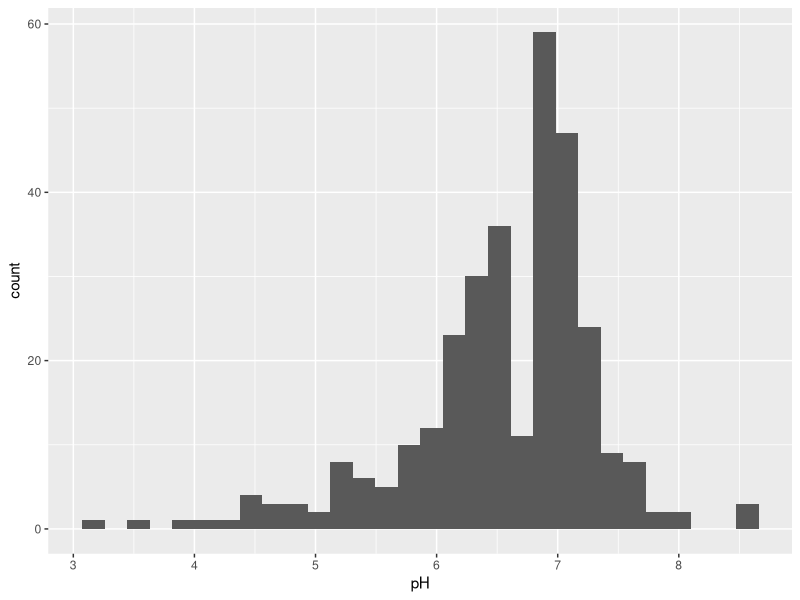
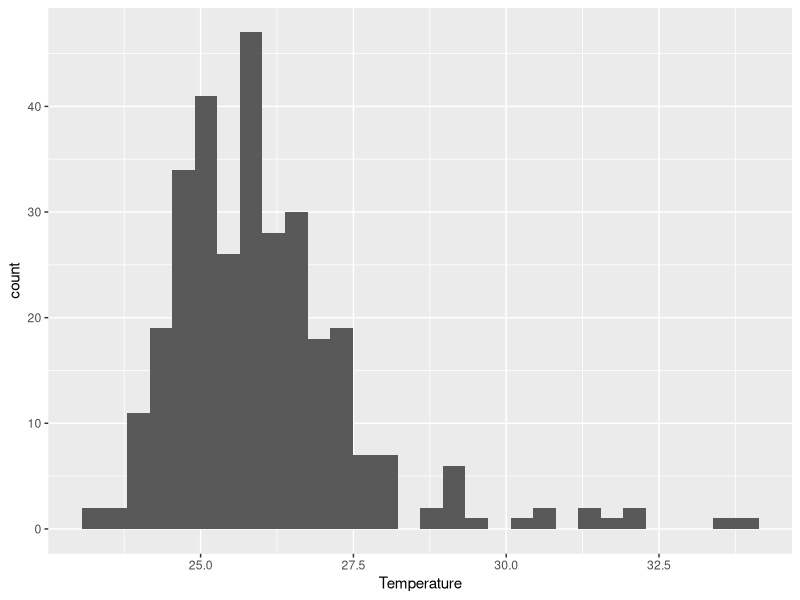
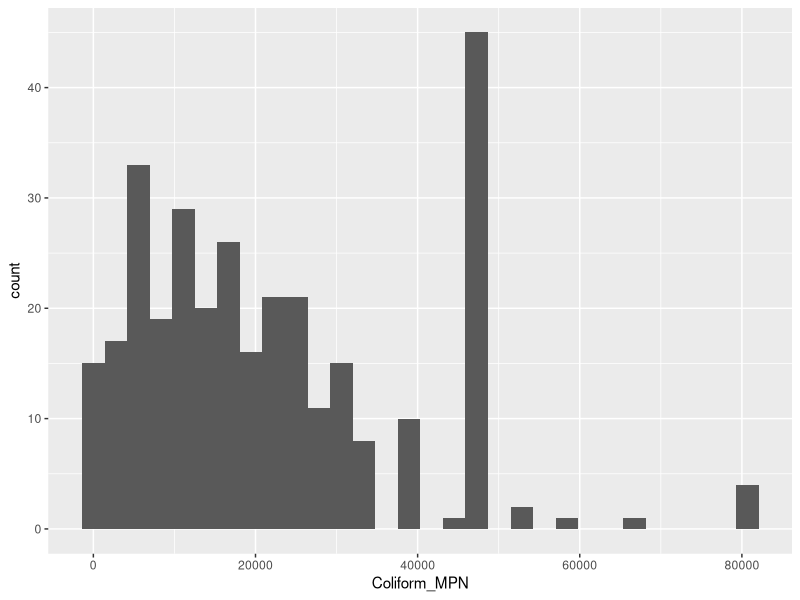
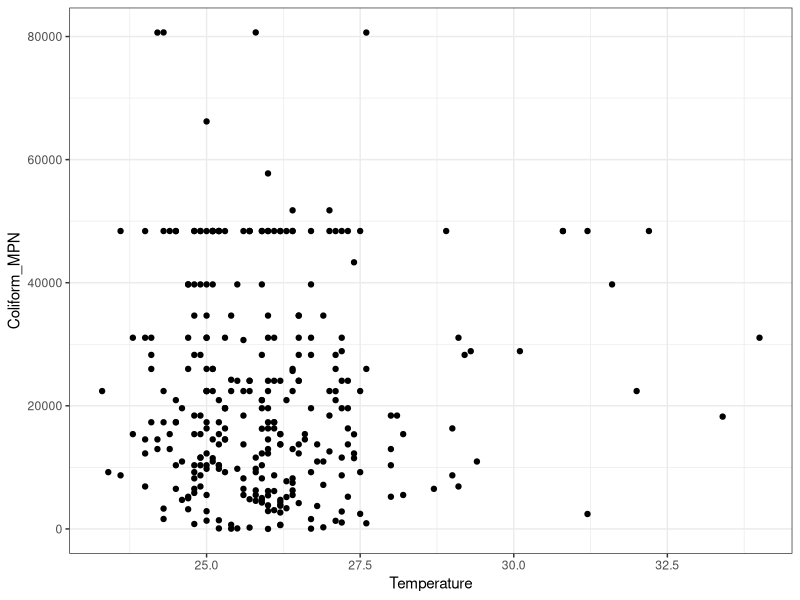
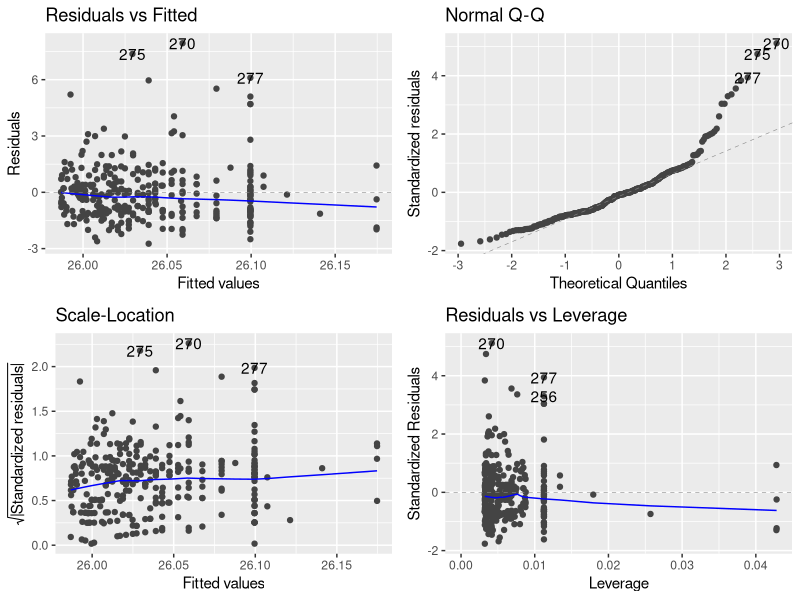
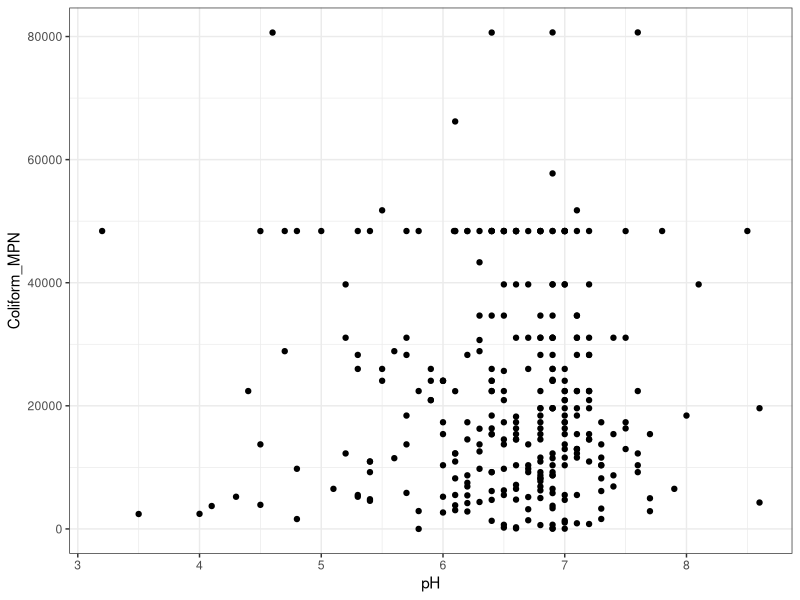
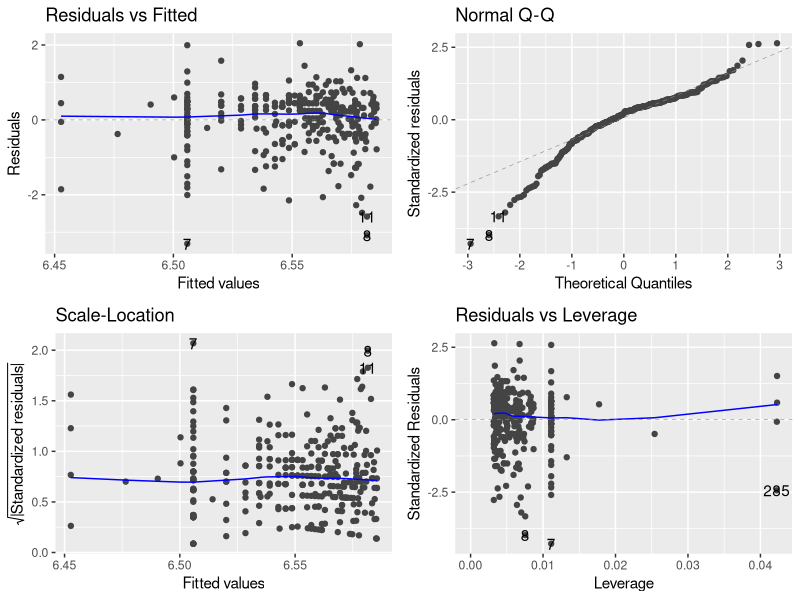
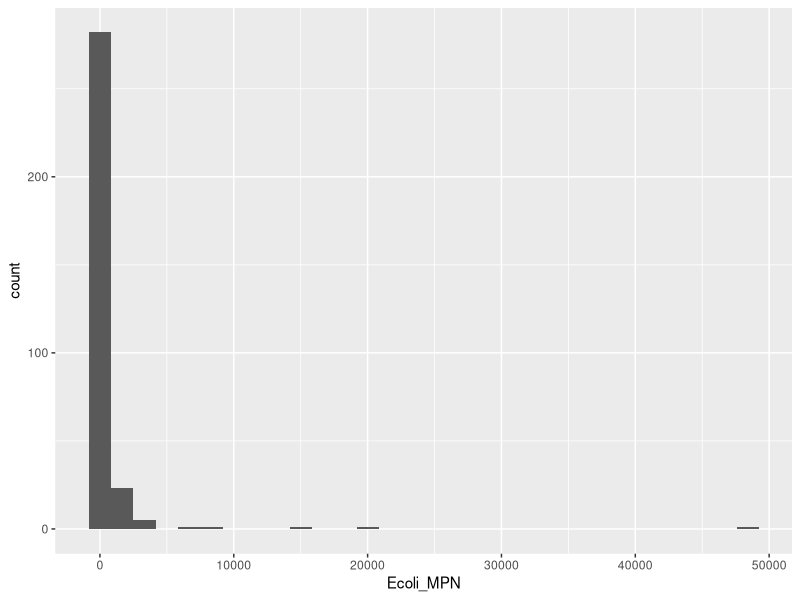

Here is the R script that generated these plots, in order:
## ---- chunk 1
rm(list = ls())
library(here)
library(tidyverse)
library(ggfortify)
## ---- chunk 2
Bacteria_Data <- read.csv(here("Data", "AS-Raw-Data-Indicator-bacteria-project.csv"), stringsAsFactors=TRUE)
## ---- chunk 3
ggplot(Bacteria_Data, aes(x=pH)) +
  geom_histogram()

## This data looks pretty consistent within a certain range. However, there may be a couple of  outliers on the lower end of the scale. 
## ---- chunk 4
ggplot(Bacteria_Data, aes(x=Temperature)) +
  geom_histogram()

## Again, this data looks pretty consistent. On the higher end of the range, there could be some outliers to look out for. 
## ---- chunk 5
ggplot(Bacteria_Data, aes(x=Coliform_MPN)) + 
  geom_histogram()

##Things are pretty consistent here besides a major outlier I can identify. That one's at around 80,000 MPN and could carry some high leverage. 
## ---- chunk 6
summary(Bacteria_Data)

## The summary() function shows important information about data such as min, max, and quartiles. This is useful in assessing the quality of data, and also determining if there are any NA's in a larger data set. I'm noticing that there are some NA values, and that max values are very different from means in some variables, such as coliform count (nearly 60,000 MPN difference). Things like this should be taken into account when searching for potential outliers. 
## ---- chunk 7
ggplot(Bacteria_Data, aes(x=Temperature, y=Coliform_MPN)) +
  geom_point() +
  theme_bw()

## Temperature will show up on my x-axis, and coliform count will be my y-axis. I find this the most appropriate for visualization of data, as we see coliform data increase or decrease along temperature increase. 
## ---- chunk 8
Temperature_mod <- lm(Temperature ~ Coliform_MPN, data=Bacteria_Data)

## This sets us up to use autoplot(). 
## ---- chunk 9
autoplot(Temperature_mod)
## ---- chunk 10
anova(Temperature_mod)

## This data set includes outliers which I've identified. I believe that this will impact p-value, so I'll remove them in a later step to see if it changes. 
## ---- chunk 11
ggplot(Bacteria_Data, aes(x=pH, y=Coliform_MPN)) +
  geom_point()+
  theme_bw()
## ---- chunk 12
pH_mod <- lm(pH ~ Coliform_MPN, data=Bacteria_Data)
## ---- chunk 13
autoplot(pH_mod)
## ---- chunk 14
anova(pH_mod)
## ---- chunk 15
ggplot(Bacteria_Data, aes(x=Ecoli_MPN))+
  geom_histogram()
## ---- chunk 16
ggplot(Bacteria_Data, aes(x=Temperature, y=Ecoli_MPN)) +
         geom_point()+
         theme_bw()
## ---- chunk 17
Temp_Ecoli_mod <- lm(Temperature ~ Ecoli_MPN, data = Bacteria_Data)
## ---- chunk 18
autoplot(Temp_Ecoli_mod)
## ---- chunk 19
anova(Temp_Ecoli_mod)
## ---- chunk 20
ggplot(Bacteria_Data, aes(x=pH, y=Ecoli_MPN)) +
  geom_point()+
  theme_bw()
## ---- chunk 21
pH_Ecoli_mod <- lm(pH ~ Ecoli_MPN, data=Bacteria_Data)
## ---- chunk 22
autoplot(pH_Ecoli_mod)
## ---- chunk 23
anova(pH_Ecoli_mod)
## ---- chunk 24
Coliform_wo_Outliers <- filter(Bacteria_Data, Coliform_MPN < 80000)

## I'm using filter() to select all data greater than 80,000, first specifying my initial data set. Then, I select the column I wish to filter from, reassigning this value to another new data set. 
## ---- chunk 25
ggplot(Coliform_wo_Outliers, aes(x=Temperature, y=Coliform_MPN)) +
  geom_point()+
  theme_bw()
## ---- chunk 26
Temp_coli_wo_outliers_mod <- lm(Temperature ~ Coliform_MPN, data=Coliform_wo_Outliers)
## ---- chunk 27
autoplot(Temp_coli_wo_outliers_mod)
## ---- chunk 28
anova(Temp_coli_wo_outliers_mod)
## ---- chunk 29
pH_coli_wo_outliers <- lm(pH ~ Coliform_MPN, data=Coliform_wo_Outliers)
## ---- chunk 30
autoplot(pH_coli_wo_outliers)
## ---- chunk 31
anova(pH_coli_wo_outliers)
## ---- chunk 32
Ecoli_wo_outliers <- filter(Bacteria_Data, Ecoli_MPN <40000)
## ---- chunk 33
temp_Ecoli_wo_outliers <- lm(Temperature ~ Ecoli_MPN, data=Ecoli_wo_outliers)
## ---- chunk 34
autoplot(temp_Ecoli_wo_outliers)
## ---- chunk 35
anova(temp_Ecoli_wo_outliers)
## ---- chunk 36
pH_Ecoli_wo_outliers <- lm(pH ~ Ecoli_MPN, data=Ecoli_wo_outliers)
## ---- chunk 37
autoplot(pH_Ecoli_wo_outliers)
## ---- chunk 38
anova(pH_Ecoli_wo_outliers)
